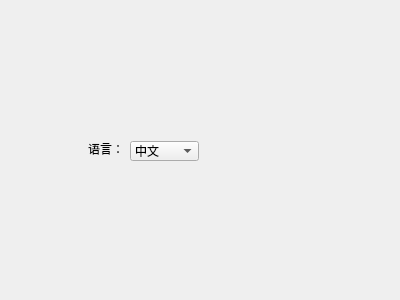
<?xml version="1.0" encoding="UTF-8"?>
<ui version="4.0">
 <class>Frm_Lang</class>
 <widget class="QWidget" name="Frm_Lang">
  <property name="geometry">
   <rect>
    <x>0</x>
    <y>0</y>
    <width>400</width>
    <height>300</height>
   </rect>
  </property>
  <property name="windowTitle">
   <string>Form</string>
  </property>
  <widget class="QLabel" name="label">
   <property name="geometry">
    <rect>
     <x>88</x>
     <y>141</y>
     <width>36</width>
     <height>16</height>
    </rect>
   </property>
   <property name="text">
    <string>语言：</string>
   </property>
  </widget>
  <widget class="QComboBox" name="comboBox">
   <property name="geometry">
    <rect>
     <x>130</x>
     <y>141</y>
     <width>69</width>
     <height>20</height>
    </rect>
   </property>
   <item>
    <property name="text">
     <string>中文</string>
    </property>
   </item>
   <item>
    <property name="text">
     <string>English</string>
    </property>
   </item>
  </widget>
 </widget>
 <resources/>
 <connections/>
</ui>
